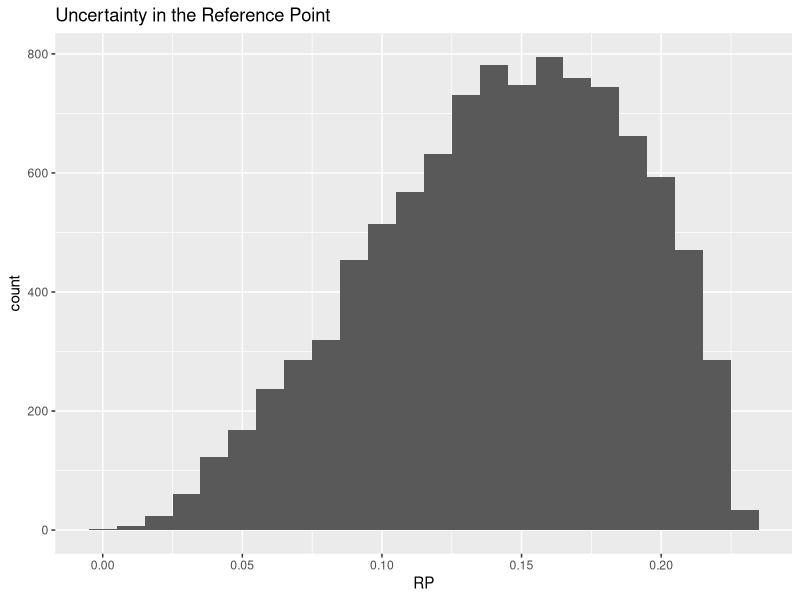
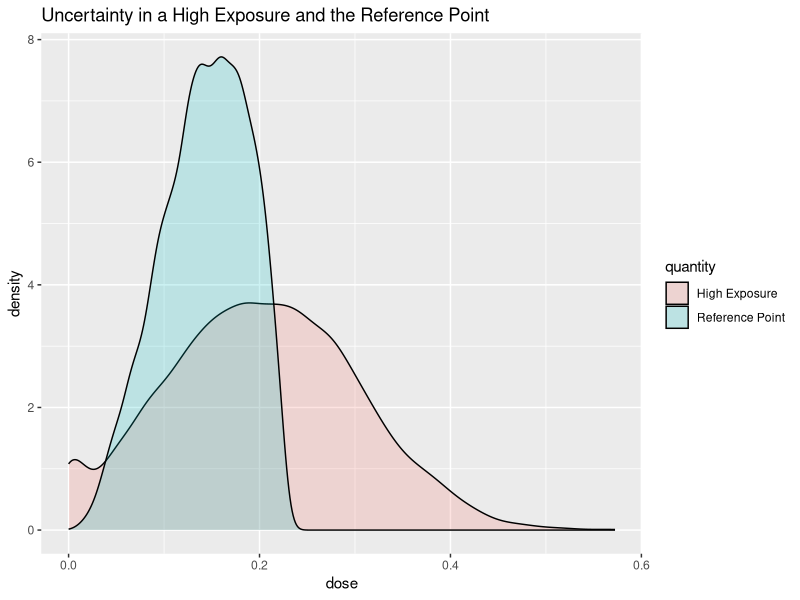
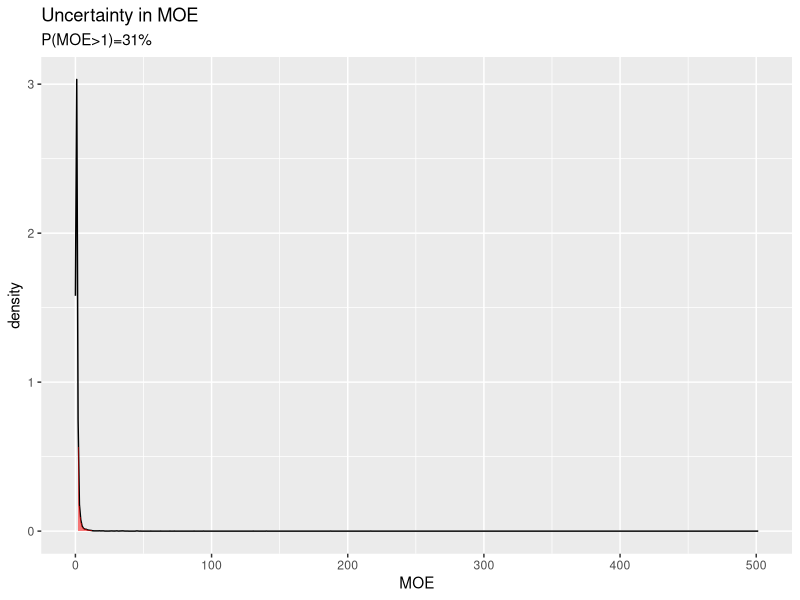
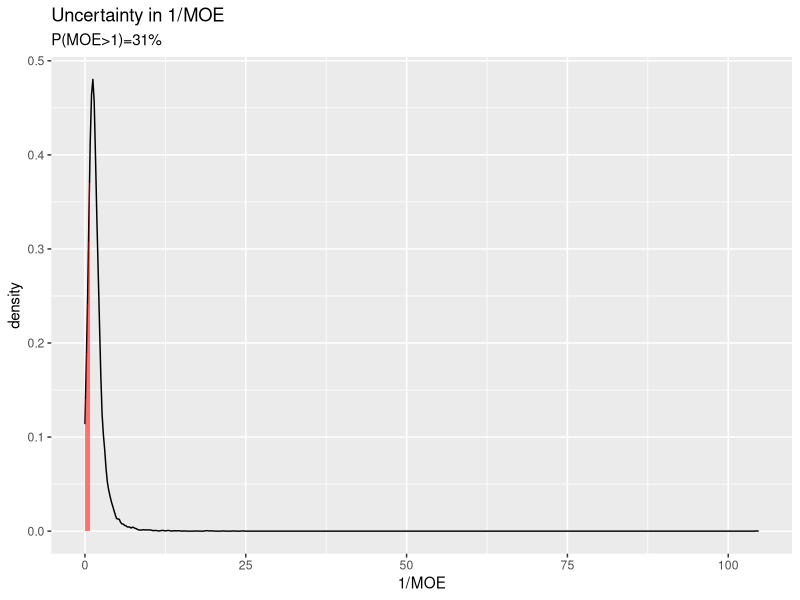

R code for these plots, in order:
## ---- chunk 1
#| echo: false
#| message: false

library(ggplot2)
## ---- chunk 2
## hazard
bmd = 0.147
bmdl = 0.062
bmdu = 0.21
## exposure
ael = 0.03
aeu = 0.15
hel = 0.07
heu = 0.33
## MOE threshold
th = 1
## ---- chunk 3
#| echo: true 

0.23 * rbeta(n = 10, shape1 = 3.15, shape2 = 1.92)
## ---- chunk 4
niter = 10^4 
rp = 0.23 * rbeta(n = niter, shape1 = 3.15, shape2 = 1.92)
## ---- chunk 5
library(ggplot2)
ggplot(data.frame(RP=rp), aes(x=RP)) +
  geom_histogram(binwidth = 0.01) +
  ggtitle("Uncertainty in the Reference Point")

## ---- chunk 6
#| echo: true 

m = (0.07+0.33)/2
s = (0.33-m)/qnorm(0.9)

he = rnorm(n = niter, mean = m, sd = s)
he[he<0] = 0 # truncate
## ---- chunk 7
ggplot(data.frame(dose = c(rp,he), quantity = rep(c("Reference Point", "High Exposure"),each = niter)),aes(x=dose, fill = quantity)) +
  geom_density(alpha=0.2) +
  ggtitle("Uncertainty in a High Exposure and the Reference Point")
## ---- chunk 8
#| eval: true

moe = rp/he
mean(moe>1)
## ---- chunk 9
df <- density(rp/he, from=0)
df <- data.frame(x=df$x,y=df$y)
ggplot(data.frame(x=df$x,y=df$y),aes(x=x, y=y)) +
  geom_line() +
  geom_ribbon(data=subset(df,x>1),  aes(x=x,ymax=y),ymin=0,fill="red", alpha=0.5) +
  xlab("MOE") +
  ylab("density") +
  ggtitle("Uncertainty in MOE", subtitle=paste0("P(MOE>1)=",round(mean(rp/he>1)*100),"%"))
## ---- chunk 10
#| echo: true

df <- density(he/rp, from=0)
df <- data.frame(x=df$x,y=df$y)
ggplot(data.frame(x=df$x,y=df$y),aes(x=x, y=y)) +
  geom_line() +
  geom_ribbon(data=subset(df,x<1),  aes(x=x,ymax=y),ymin=0,fill="red", alpha=0.5) +
  xlab("1/MOE") +
  ylab("density") +
  ggtitle("Uncertainty in 1/MOE", subtitle=paste0("P(MOE>1)=",round(mean(rp/he>1)*100),"%"))
